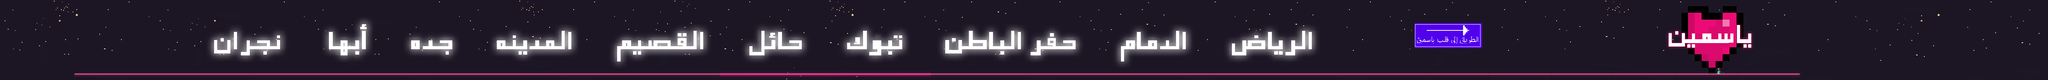

A level layout from a 2D game, rendered from its tile map. Below: a short description, then the map file with tile-grid data replaced by summaries:
An orthogonal 330x13 tile map with 16x16 px tiles, 4 tile layers (Background, Graphics, df, Tile Layer 4), 4 tilesets and 1 object.

<map version="1.0" orientation="orthogonal" renderorder="right-down" width="330" height="13" tilewidth="16" tileheight="16" nextobjectid="733">
 <tileset firstgid="1" name="Menu_State" tilewidth="16" tileheight="16" spacing="2" margin="1" tilecount="325" columns="25">
  <image source="../Menu_State.png" width="460" height="235" />
 </tileset>
 <tileset firstgid="326" name="hit_1" tilewidth="16" tileheight="16" spacing="2" margin="1" tilecount="1599" columns="123">
  <image source="../hit_1.png" width="2219" height="234" />
 </tileset>
 <tileset firstgid="1925" name="hit_2" tilewidth="16" tileheight="16" spacing="2" margin="1" tilecount="1963" columns="151">
  <image source="../hit_2.png" width="2723" height="234" />
 </tileset>
 <tileset firstgid="3888" name="jasmine_hert" tilewidth="16" tileheight="16" spacing="2" margin="1" tilecount="117" columns="13">
  <image source="../jasmine_hert.png" width="236" height="161" />
 </tileset>
 <layer name="Background" width="330" height="13">
  <data>[4290 cells, 4290 non-empty, 325 distinct tile ids]</data>
 </layer>
 <layer name="Graphics" width="330" height="13">
  <data>[4290 cells, 1580 non-empty, 1580 distinct tile ids]</data>
 </layer>
 <objectgroup name="ground">
  <object id="731" x="297.333" y="191.333" width="4214.67" height="23.3333" />
 </objectgroup>
 <objectgroup name="Pipes" />
 <objectgroup name="Coins" offsetx="-7" offsety="5">
  <properties>
   <property name="quit" value="" />
  </properties>
 </objectgroup>
 <objectgroup name="Bricks" />
 <objectgroup name="Goombas" />
 <objectgroup name="Turtles" />
 <objectgroup name="Finish_line" />
 <objectgroup name="Story_line" />
 <objectgroup name="kill_lines" />
 <objectgroup name="Bosses" />
 <objectgroup name="Map_line" />
 <layer name="df" width="330" height="13">
  <data>[4290 cells, 408 non-empty, 257 distinct tile ids]</data>
 </layer>
 <layer name="Tile Layer 4" width="330" height="13">
  <data>[4290 cells, 2010 non-empty, 1305 distinct tile ids]</data>
 </layer>
</map>